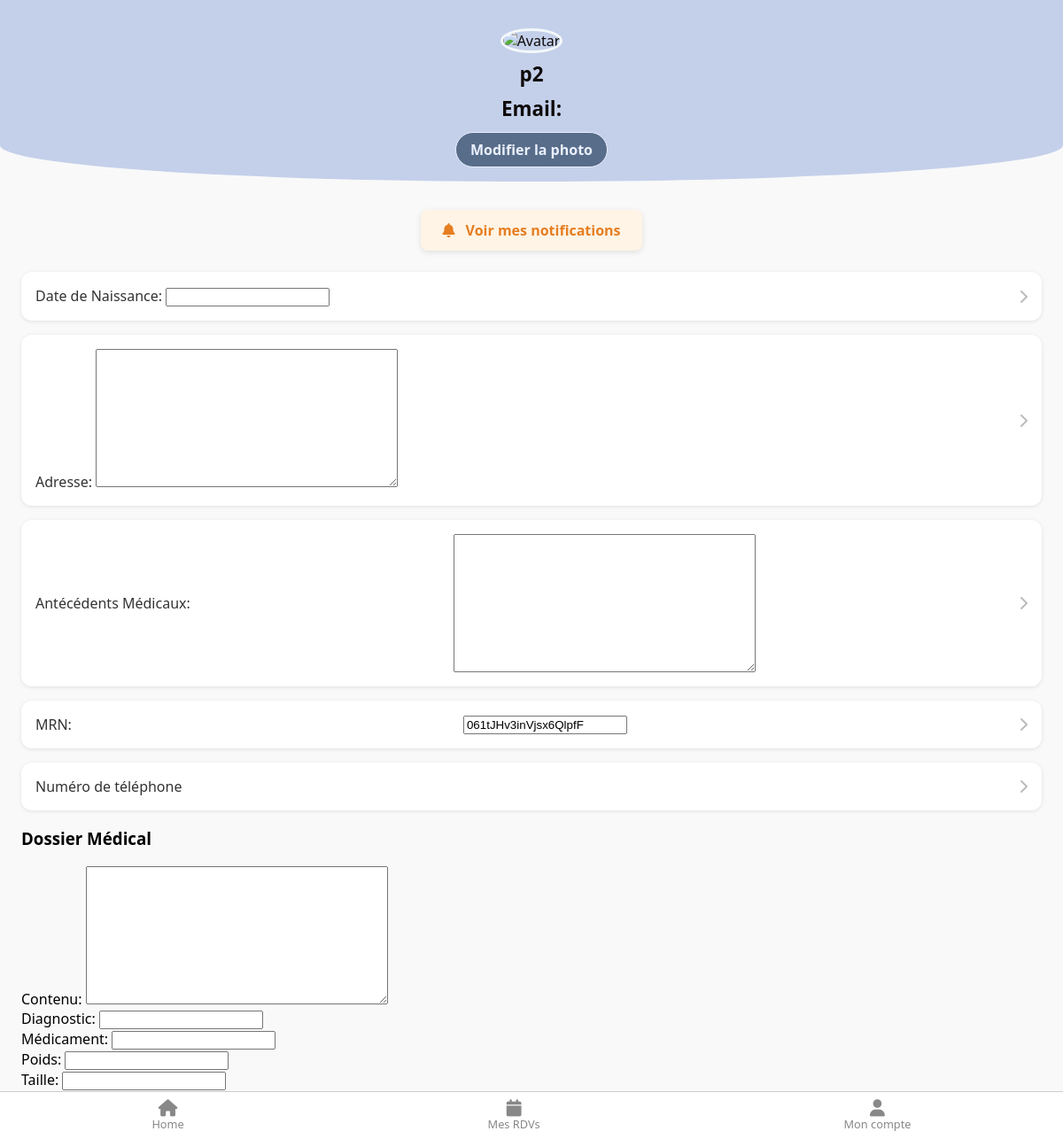
/profile/ (signed in), run on an earlier commit of the app's database.
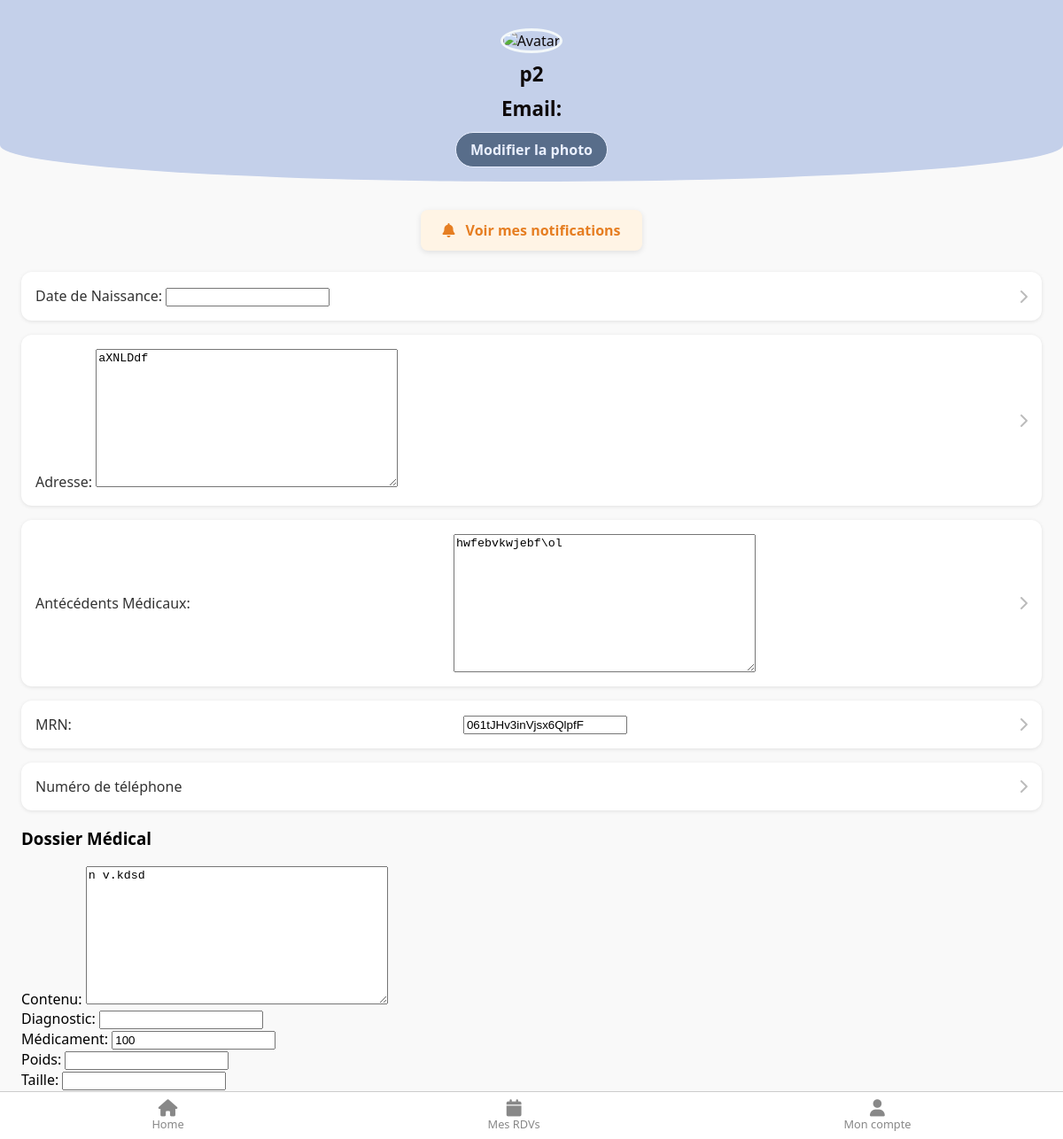
And on a later commit of the database.
### patient/models.py (models this page shows, shortened)
class Patient(models.Model):
    user = models.OneToOneField(User, on_delete=models.CASCADE, null=True, blank=True)
    username = models.CharField(max_length=100, blank=True, null=True)
    date_of_birth = models.DateField(blank=True, null=True)
    address = models.TextField()
    medical_history = models.TextField(blank=True)
    email = models.EmailField(blank=True, null=True)
    MRN = models.CharField(max_length=20, unique=True, null=True)

class DossierMedical(models.Model):
    patient = models.ForeignKey(Patient, on_delete=models.CASCADE)
    doctors = models.ManyToManyField(Doctor, related_name="dossiers_medicals")
    date_creation = models.DateTimeField(auto_now_add=True)
    contenu = models.TextField()
    diagnosis = models.CharField(max_length=100, blank=True, null=True)
    drug = models.CharField(max_length=100, blank=True, null=True)
    weight = models.IntegerField(blank=True, null=True)
    height = models.FloatField(blank=True, null=True)

### patient/views.py (the view, shortened to what this page needs)
# urls.py: path('profile/', views.profile, name='profile'),
@login_required
def profile(request):
    user = request.user
    try:
        profile = Profile.objects.get(user=user)
        if profile.role == 'patient':
            patient, created = Patient.objects.get_or_create(user=user)
            dossier_medical, created = DossierMedical.objects.get_or_create(patient=patient)
            notifications = Notification.objects.filter(user=user).order_by('-timestamp')[:5]
            if request.method == 'POST':
                patient_form = PatientProfileForm(request.POST, instance=patient)
                if patient_form.is_valid():
                    patient_form.save()
                    return redirect('profile')
            else:
                patient_form = PatientProfileForm(instance=patient)
            dossier_form = ReadOnlyDossierMedicalForm(instance=dossier_medical)
            return render(request, 'patient/profile.html', {
                'patient_form': patient_form,
                'dossier_form': dossier_form,
                'is_patient': True,
                'dossier_medical': dossier_medical,
                'notifications': notifications,
            })
        else:
            return render(request, 'patient/profile.html', {
                'user': user,
                'is_patient': False,
                'is_doctor': False
            })
    except Profile.DoesNotExist:
        return render(request, 'patient/profile.html', {
            'user': user,
            'is_patient': False,
            'is_doctor': False
        })

### patient/forms.py
class PatientProfileForm(forms.ModelForm):
    class Meta:
        model = Patient
        fields = ['date_of_birth', 'address', 'medical_history', 'email', 'MRN']

class ReadOnlyDossierMedicalForm(forms.ModelForm):
    class Meta:
        model = DossierMedical
        fields = ['contenu', 'diagnosis', 'drug', 'weight', 'height']
        widgets = {
            'contenu': forms.Textarea(attrs={'readonly': 'readonly'}),
            'diagnosis': forms.TextInput(attrs={'readonly': 'readonly'}),
            'drug': forms.TextInput(attrs={'readonly': 'readonly'}),
            'weight': forms.NumberInput(attrs={'readonly': 'readonly'}),
            'height': forms.NumberInput(attrs={'readonly': 'readonly'}),
        }

### patient/templates/patient/profile.html (shortened to what this page needs)
<!DOCTYPE html>
<html lang="fr">
<head>
    {% load static %}
    <link rel="stylesheet" href="https://cdnjs.cloudflare.com/ajax/libs/font-awesome/6.0.0/css/all.min.css">
</head>
<body>
<div class="header">
    {% if profile.profile_image %}
        <img src="{{ profile.profile_image.url }}" alt="Avatar">
    {% else %}
        <img src="{% static 'img/doctor_avatar.jpg' %}" alt="Avatar">
    {% endif %}
    <h2> {{ user.username }}</h2>
    <h2>Email: {{ user.email }}</h2>
    <a href="{% url 'update_profile_photo' %}" class="btn-profile">Modifier la photo</a>
</div>
{% if is_patient %}
<div class="config-section">
        <div class="notification-link">
            <a href="{% url 'notifications_list' %}">
                <i class="fas fa-bell"></i> Voir mes notifications
            </a>
        </div>
    <div class="config-item" onclick="window.location.href='{% url 'edit_patient_info' 'date_of_birth' %}'">
        <span>Date de Naissance:  {{ patient_form.date_of_birth }} </span>
        <i class="fas fa-chevron-right"></i>
    </div>
    <div class="config-item" onclick="window.location.href='{% url 'edit_patient_info' 'address' %}'">
        <span>Adresse:    {{ patient_form.address }}</span>
        <i class="fas fa-chevron-right"></i>
    </div>
    <div class="config-item" onclick="window.location.href='{% url 'edit_patient_info' 'medical_history' %}'">
        <span>Antécédents Médicaux:</span>
        {{ patient_form.medical_history }}
        <i class="fas fa-chevron-right"></i>
    </div>
    <div class="config-item" >
        <span>MRN:</span>
        {{ patient_form.MRN }}
        <i class="fas fa-chevron-right"></i>
    </div>
    <div class="config-item" >
        <span>Numéro de téléphone</span>
        <i class="fas fa-chevron-right"></i>
    </div>
    <h3>Dossier Médical</h3>
    <div>
        <label for="id_contenu">Contenu:</label>
        {{ dossier_form.contenu }}
    </div>
    <div>
        <label for="id_diagnosis">Diagnostic:</label>
        {{ dossier_form.diagnosis }}
    </div>
    <div>
        <label for="id_drug">Médicament:</label>
        {{ dossier_form.drug }}
    </div>
    <div>
        <label for="id_weight">Poids:</label>
        {{ dossier_form.weight }}
    </div>
    <div>
        <label for="id_height">Taille:</label>
        {{ dossier_form.height }}
    </div>
    <button type="submit">Enregistrer les modifications</button>
</div>
{% endif %}
<div class="bottom-nav">
    <a href="{% url 'home' %}"><i class="fas fa-home"></i> Home</a>
    {% if is_patient %}
    <a href="{% url 'patient_appointments' %}"><i class="fas fa-calendar"></i> Mes RDVs</a>
    {% endif %}
    <a href="{% url 'profile' %}" class="active"><i class="fas fa-user"></i> Mon compte</a>
</div>
</body>
</html>

What changed in the data, as far as the page shows it:
changed Patient "061tJHv3inVjsx6QlpfF": address (not shown) → "aXNLDdf"; medical_history (not shown) → "hwfebvkwjebf\\ol"
changed DossierMedical: contenu (not shown) → "n v.kdsd"; drug (not shown) → "100"
